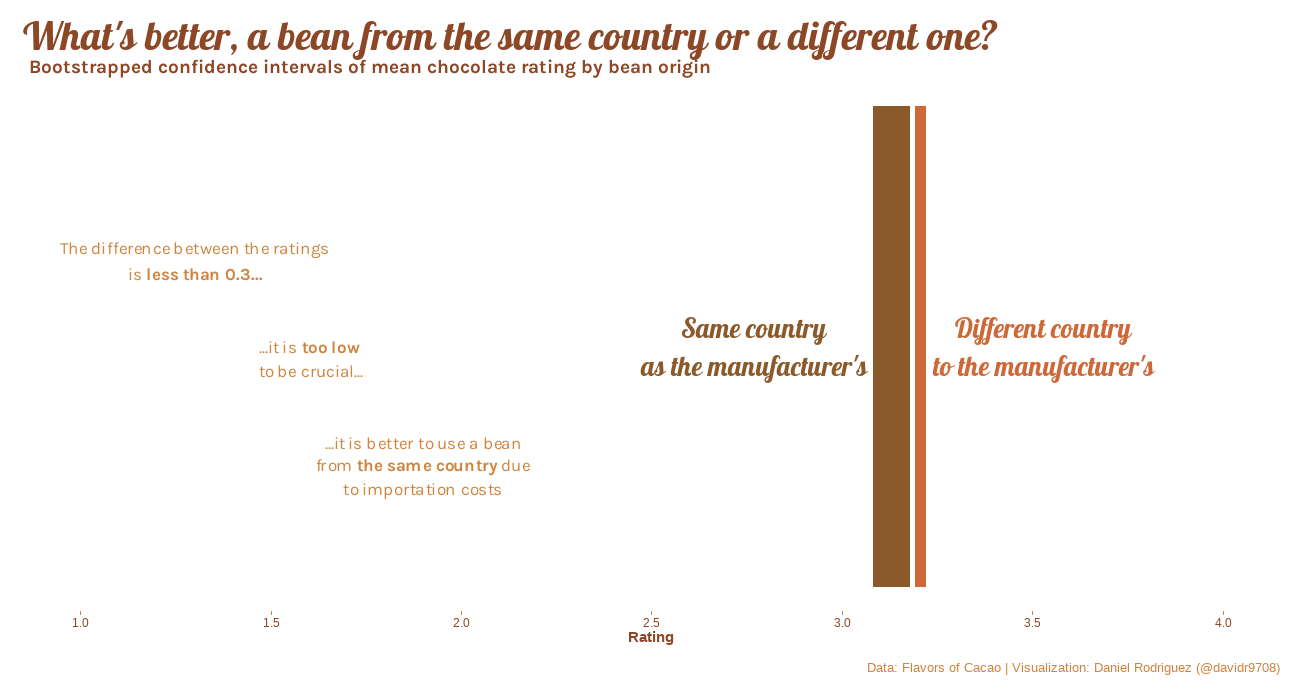

Write R code to recreate this figure.
library(tidytuesdayR)
library(tidyverse)
library(boot)
library(showtext)
library(patchwork)

# Getting the data
Chocolate <- tt_load("2022-01-18")[[1]]

# Wrangling the data
Chocolate1 <- Chocolate %>%
  mutate(Same_country = ifelse(company_location == country_of_bean_origin, 'Yes', 'No'))

font_add_google("Karla", "karla")
font_add_google("Lobster", "lobster")
showtext_auto()

## Choc
same <- Chocolate1 %>% 
  filter(Same_country == 'Yes') %>%
  select(rating)

different <- Chocolate1 %>% 
  filter(Same_country == 'No') %>%
  select(rating)
  
# Bootstrapping
## Function
mean_boot <- function(data, indx){
  df  <- data[indx,]
  med <- mean(df$rating)
  return(med)
}

different_boot <- boot(data = different, statistic= mean_boot, R = 3000)
different_ci   <- boot.ci(different_boot , type="basic")

same_boot <- boot(data = same, statistic= median_boot, R = 3000)
same_ci   <- boot.ci(same_boot , type="basic")

manufacturer <- c("Different country\nto the manufacturer's","Same country\nas the manufacturer's")
mean_  <- round(c(different_ci$t0, same_ci$t0), 2)  
low    <- round(c(different_ci$basic[,4], same_ci$basic[,4]),2)
high   <- round(c(different_ci$basic[,5], same_ci$basic[,5]), 2)
ci_boot <- data.frame(mean_, low, high, manufacturer)

# Plotting
png('Chocolates.png', width = 1300, height = 700, res = 100,units = 'px')

ggplot(ci_boot, aes(x = mean_, y = 1, fill = manufacturer, label = manufacturer,
                    color = manufacturer,
                    xmax =high, xmin=low, ymin = 0, ymax= 1)) + 
  geom_rect(color = 'white') +
  geom_text(aes(x = ifelse(manufacturer =="Same country\nas the manufacturer's", low-0.27, low + 0.3), 
                y = 0.5), size = 7,  family="lobster") +  
  scale_x_continuous(breaks = seq(1,5, by = 0.5), limits = c(1,4)) +
  scale_fill_manual(values = c("sienna3","tan4")) +
  scale_color_manual(values = c("sienna3","tan4"))+
  annotate(geom = 'text', 
           label = c('The~difference~between~the~ratings','is~bold(less~than ~"0.3...")', 
                     '"...it"~is~bold(too~low)','~to~be~"crucial..."',
                     '"...it"~is~better~to~use~a~bean','from~bold(the~same~country)~due','to~importation~costs'), 
           x = c(1.3,1.3,1.6, 1.6,1.9,1.9, 1.9), 
           y = c(0.7,0.65, 0.5, 0.45, 0.3,0.25,0.2), parse = TRUE, size = 4.5,
           family = "karla", color = 'tan3') +
  labs(title = "What's better, a bean from the same country or a different one?",
       subtitle = "Bootstrapped confidence intervals of mean chocolate rating by bean origin",
       x = "Rating",
       caption = "Data: Flavors of Cacao | Visualization: Daniel Rodriguez (@davidr9708)") +
  theme(plot.background = element_blank(),
        panel.background = element_blank(),
        legend.position = "none",
        plot.title = element_text(colour = 'sienna4', family="lobster", face = "bold", size=30),
        plot.subtitle = element_text(colour = 'sienna4', family="karla", size= 14, hjust = 0.01, face = 'bold'),
        plot.margin = margin(0.5, 0.5, 0.5, 0.5, "cm"),
        axis.title.x  = element_text(color = "sienna4", face = 'bold'),
        axis.text.x  = element_text(color = "sienna4"),
        axis.ticks.x  = element_line(color = "tan3"),
        axis.title.y = element_blank(),
        axis.ticks.y = element_blank(),
        axis.text.y = element_blank(),
        plot.caption = element_text(
          color = "tan3",
          size = 10,
          margin = margin(t = 15, b = 5)))



dev.off()
